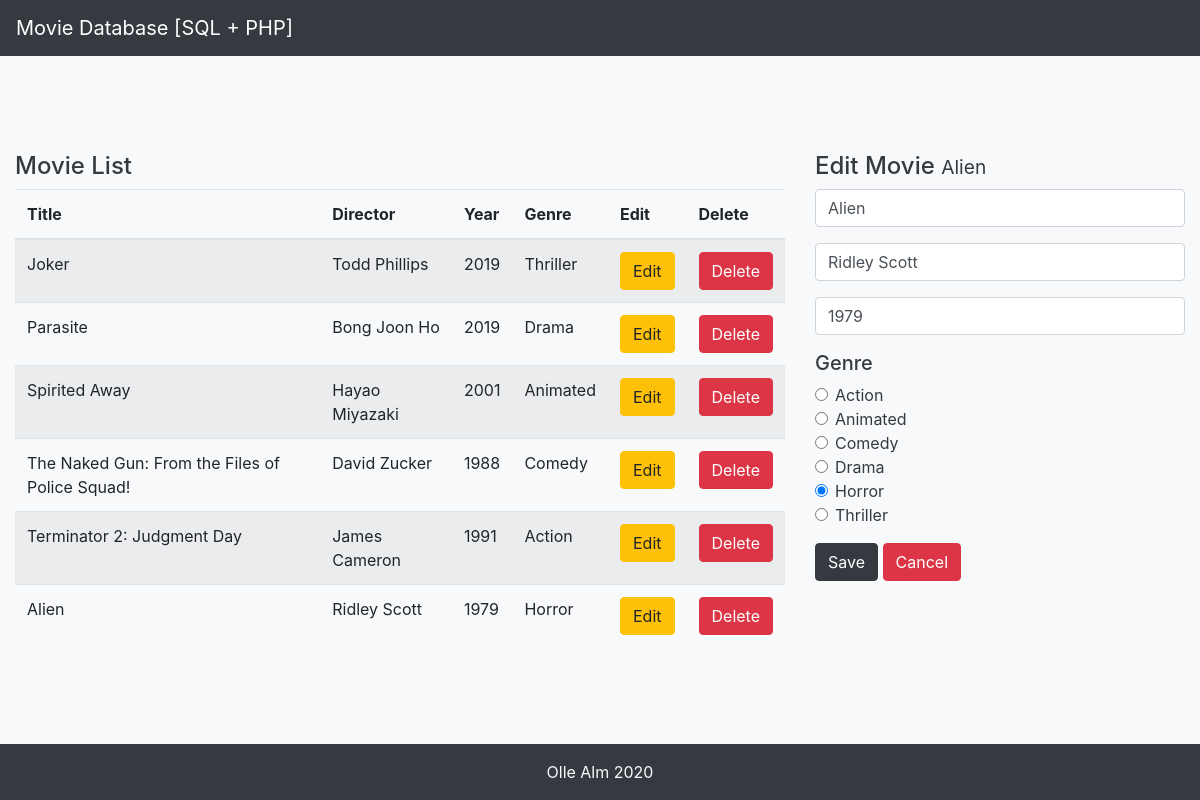
Page /?id=27 on the committed database.
### tables this page shows
CREATE TABLE `movies` (
  `id` int(11) UNSIGNED NOT NULL,
  `title` varchar(64) NOT NULL,
  `director` varchar(64) NOT NULL,
  `year` int(4) NOT NULL,
  `genre_id` int(11) UNSIGNED NOT NULL
);

CREATE TABLE `genres` (
  `genre_id` int(11) UNSIGNED NOT NULL,
  `genre` varchar(32) NOT NULL
);

### index.php (the view, shortened to what this page needs)
<?php
  require "header.php";
  require_once "dbinfo.php";
?>
<div class="row">
  <section class="pt-5 col-md-8">
    <h4>Movie List</h4>
    <table class="table table-striped">
      <thead>
        <tr>
          <th>Title</th>
          <th>Director</th>
          <th>Year</th>
          <th>Genre</th>
          <th>Edit</th>
          <th>Delete</th>
        </tr>
      </thead>
      <tbody>
        <?php
          $sql = "SELECT * FROM movies JOIN genres ON movies.genre_id = genres.genre_id ORDER BY id DESC;";
          $result = mysqli_query($mysqli, $sql);
          $resultCheck = mysqli_num_rows($result);
          if ($resultCheck > 0) {
            while ($row = mysqli_fetch_assoc($result)) {
              echo <<<TABLE
                <tr>
                  <td>{$row["title"]}</td>
                  <td>{$row["director"]}</td>
                  <td>{$row["year"]}</td>
                  <td>{$row["genre"]}</td>
                  <td><a class="btn btn-warning" href="?id={$row["id"]}">Edit</a></td>
                  <td><button class="btn btn-danger" form="delete" type="submit" name="delete" value="{$row["id"]}">Delete</button></td>
                </tr>
              TABLE;
            }
          } else {
            echo <<<TABLE
              <tr>
                <td colspan="6">No movies</td>
              </tr>
            TABLE;
          }
        ?>
      </tbody>
    </table>
  </section>
  <section class=" pt-5 col-md-4">
    <?php
      if (isset($_GET['id'])) {
          $id = filter_input(INPUT_GET, 'id', FILTER_SANITIZE_NUMBER_INT);
          $sql = "SELECT * FROM movies WHERE id = ?;";
          if (!$stmt = $mysqli->prepare($sql)) {
            echo "Failed Prepare: (" . $mysqli->errno . ") " . $mysqli->error;
          } else {
            $stmt->bind_param("i", $id);
            $stmt->execute();
            $result = $stmt->get_result();
            if (($movie = $result->fetch_assoc()) != 0) {
              require "edit-form.php";
            } else {
              require "add-form.php";
            }
        }
      } else {
        require "add-form.php";
      }
    ?>
  </section>
</div>
<?php
  require "footer.php"
?>

### edit-form.php (shortened to what this page needs)
<h4>Edit Movie
  <small>
    <? echo $movie["title"] ?>
  </small>
</h4>
<div class="form-container mb-3">
  <form name="edit-movie" action="add-movie.php" method="POST">
    <div class="form-group">
      <input class="form-control" type="text" name="move-title" id="title-id" placeholder="Title"
        value="<?php echo $movie["title"]; ?>">
    </div>
    <div class="form-group">
      <input class="form-control" type="text" name="director" id="director-id" placeholder="Director"
        value="<?php echo $movie["director"]; ?>">
    </div>
    <div class="form-group">
      <input class="form-control" type="number" name="release-year" id="year-id" placeholder="Year"
        value="<?php echo $movie["year"]; ?>">
    </div>
    <h5>Genre</h5>
    <div class="form-group">
      <div class="form-check">
        <input class="form-check-input" type="radio" name="genre" id="action" value="1"
          <?php if($movie["genre_id"] == 1) echo "checked";?>>
        <label class="form-check-label" for="action">
          Action
        </label>
      </div>
      <div class="form-check">
        <input class="form-check-input" type="radio" name="genre" id="animated" value="2"
          <?php if($movie["genre_id"] == 2) echo "checked";?>>
        <label class="form-check-label" for="animated">
          Animated
        </label>
      </div>
      <div class="form-check">
        <input class="form-check-input" type="radio" name="genre" id="comedy" value="3"
          <?php if($movie["genre_id"] == 3) echo "checked";?>>
        <label class="form-check-label" for="comedy">
          Comedy
        </label>
      </div>
      <div class="form-check">
        <input class="form-check-input" type="radio" name="genre" id="drama" value="4"
          <?php if($movie["genre_id"] == 4) echo "checked";?>>
        <label class="form-check-label" for="drama">
          Drama
        </label>
      </div>
      <div class="form-check">
        <input class="form-check-input" type="radio" name="genre" id="horror" value="5"
          <?php if($movie["genre_id"] == 5) echo "checked";?>>
        <label class="form-check-label" for="horror">
          Horror
        </label>
      </div>
      <div class="form-check">
        <input class="form-check-input" type="radio" name="genre" id="thriller" value="6"
          <?php if($movie["genre_id"] == 6) echo "checked";?>>
        <label class="form-check-label" for="thriller">
          Thriller
        </label>
      </div>
    </div>
    <button class="btn btn-dark" type="submit" name="save-movie">Save</button>
    <a class="btn btn-danger" href="index.php">Cancel</a>
  </form>
</div>

### rows in the picture
movies: title "Joker", director "Todd Phillips", year "2019", genre.genre "Thriller", $row["id"] 32 (drawn)
movies: title "Parasite", director "Bong Joon Ho", year "2019", genre.genre "Drama", $row["id"] 31 (drawn)
movies: title "Spirited Away", director "Hayao Miyazaki", year "2001", genre.genre "Animated", $row["id"] 30 (drawn)
movies: title "The Naked Gun: From the Files of Police Squad!", director "David Zucker", year "1988", genre.genre "Comedy", $row["id"] 29 (drawn)
movies: title "Terminator 2: Judgment Day", director "James Cameron", year "1991", genre.genre "Action", $row["id"] 28 (drawn)
movies: title "Alien", director "Ridley Scott", year "1979", genre.genre "Horror", $row["id"] 27 (drawn), move-title "Alien", release-year "1979", genre_id "☐ Action", genre_id "☐ Animated", genre_id "☐ Comedy", genre_id "☐ Drama", genre_id "☑ Horror", genre_id "☐ Thriller"
